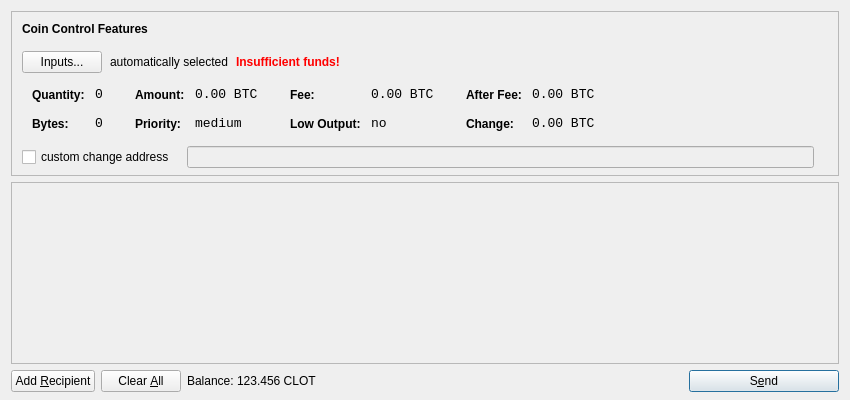
<?xml version="1.0" encoding="UTF-8"?>
<ui version="4.0">
 <class>SendCoinsDialog</class>
 <widget class="QDialog" name="SendCoinsDialog">
  <property name="geometry">
   <rect>
    <x>0</x>
    <y>0</y>
    <width>850</width>
    <height>400</height>
   </rect>
  </property>
  <property name="windowTitle">
   <string>Send Coins</string>
  </property>
  <layout class="QVBoxLayout" name="verticalLayout" stretch="0,1,0">
   <property name="bottomMargin">
    <number>8</number>
   </property>
   <item>
    <widget class="QFrame" name="frameCoinControl">
     <property name="sizePolicy">
      <sizepolicy hsizetype="Expanding" vsizetype="Expanding">
       <horstretch>0</horstretch>
       <verstretch>0</verstretch>
      </sizepolicy>
     </property>
     <property name="maximumSize">
      <size>
       <width>16777215</width>
       <height>16777215</height>
      </size>
     </property>
     <property name="frameShape">
      <enum>QFrame::StyledPanel</enum>
     </property>
     <property name="frameShadow">
      <enum>QFrame::Sunken</enum>
     </property>
     <layout class="QVBoxLayout" name="verticalLayoutCoinControl2">
      <property name="spacing">
       <number>-1</number>
      </property>
      <property name="leftMargin">
       <number>0</number>
      </property>
      <property name="topMargin">
       <number>0</number>
      </property>
      <property name="rightMargin">
       <number>0</number>
      </property>
      <property name="bottomMargin">
       <number>6</number>
      </property>
      <item>
       <layout class="QVBoxLayout" name="verticalLayoutCoinControl" stretch="0,0,0,0,1">
        <property name="spacing">
         <number>0</number>
        </property>
        <property name="leftMargin">
         <number>10</number>
        </property>
        <property name="topMargin">
         <number>10</number>
        </property>
        <item>
         <layout class="QHBoxLayout" name="horizontalLayoutCoinControl1">
          <property name="bottomMargin">
           <number>15</number>
          </property>
          <item>
           <widget class="QLabel" name="labelCoinControlFeatures">
            <property name="sizePolicy">
             <sizepolicy hsizetype="Preferred" vsizetype="Maximum">
              <horstretch>0</horstretch>
              <verstretch>0</verstretch>
             </sizepolicy>
            </property>
            <property name="font">
             <font>
              <weight>75</weight>
              <bold>true</bold>
             </font>
            </property>
            <property name="styleSheet">
             <string notr="true">font-weight:bold;</string>
            </property>
            <property name="text">
             <string>Coin Control Features</string>
            </property>
           </widget>
          </item>
         </layout>
        </item>
        <item>
         <layout class="QHBoxLayout" name="horizontalLayoutCoinControl2" stretch="0,0,0,0">
          <property name="spacing">
           <number>8</number>
          </property>
          <property name="bottomMargin">
           <number>10</number>
          </property>
          <item>
           <widget class="QPushButton" name="pushButtonCoinControl">
            <property name="styleSheet">
             <string notr="true"/>
            </property>
            <property name="text">
             <string>Inputs...</string>
            </property>
           </widget>
          </item>
          <item>
           <widget class="QLabel" name="labelCoinControlAutomaticallySelected">
            <property name="text">
             <string>automatically selected</string>
            </property>
            <property name="margin">
             <number>5</number>
            </property>
           </widget>
          </item>
          <item>
           <widget class="QLabel" name="labelCoinControlInsuffFunds">
            <property name="font">
             <font>
              <weight>75</weight>
              <bold>true</bold>
             </font>
            </property>
            <property name="styleSheet">
             <string notr="true">color:red;font-weight:bold;</string>
            </property>
            <property name="text">
             <string>Insufficient funds!</string>
            </property>
            <property name="margin">
             <number>5</number>
            </property>
           </widget>
          </item>
          <item>
           <spacer name="horizontalSpacerCoinControl">
            <property name="orientation">
             <enum>Qt::Horizontal</enum>
            </property>
            <property name="sizeHint" stdset="0">
             <size>
              <width>40</width>
              <height>1</height>
             </size>
            </property>
           </spacer>
          </item>
         </layout>
        </item>
        <item>
         <widget class="QWidget" name="widgetCoinControl" native="true">
          <property name="sizePolicy">
           <sizepolicy hsizetype="Preferred" vsizetype="Preferred">
            <horstretch>0</horstretch>
            <verstretch>0</verstretch>
           </sizepolicy>
          </property>
          <property name="minimumSize">
           <size>
            <width>0</width>
            <height>0</height>
           </size>
          </property>
          <property name="styleSheet">
           <string notr="true"/>
          </property>
          <layout class="QHBoxLayout" name="horizontalLayoutCoinControl5">
           <property name="margin">
            <number>0</number>
           </property>
           <item>
            <layout class="QHBoxLayout" name="horizontalLayoutCoinControl3" stretch="0,0,0,1">
             <property name="spacing">
              <number>20</number>
             </property>
             <property name="topMargin">
              <number>0</number>
             </property>
             <property name="bottomMargin">
              <number>10</number>
             </property>
             <item>
              <layout class="QFormLayout" name="formLayoutCoinControl1">
               <property name="horizontalSpacing">
                <number>10</number>
               </property>
               <property name="verticalSpacing">
                <number>14</number>
               </property>
               <property name="leftMargin">
                <number>10</number>
               </property>
               <property name="topMargin">
                <number>4</number>
               </property>
               <property name="rightMargin">
                <number>6</number>
               </property>
               <item row="0" column="0">
                <widget class="QLabel" name="labelCoinControlQuantityText">
                 <property name="styleSheet">
                  <string notr="true">font-weight:bold;</string>
                 </property>
                 <property name="text">
                  <string>Quantity:</string>
                 </property>
                 <property name="margin">
                  <number>0</number>
                 </property>
                </widget>
               </item>
               <item row="0" column="1">
                <widget class="QLabel" name="labelCoinControlQuantity">
                 <property name="font">
                  <font>
                   <family>Monospace</family>
                   <pointsize>10</pointsize>
                  </font>
                 </property>
                 <property name="cursor">
                  <cursorShape>IBeamCursor</cursorShape>
                 </property>
                 <property name="contextMenuPolicy">
                  <enum>Qt::ActionsContextMenu</enum>
                 </property>
                 <property name="text">
                  <string notr="true">0</string>
                 </property>
                 <property name="margin">
                  <number>0</number>
                 </property>
                 <property name="textInteractionFlags">
                  <set>Qt::LinksAccessibleByMouse|Qt::TextSelectableByKeyboard|Qt::TextSelectableByMouse</set>
                 </property>
                </widget>
               </item>
               <item row="1" column="0">
                <widget class="QLabel" name="labelCoinControlBytesText">
                 <property name="styleSheet">
                  <string notr="true">font-weight:bold;</string>
                 </property>
                 <property name="text">
                  <string>Bytes:</string>
                 </property>
                </widget>
               </item>
               <item row="1" column="1">
                <widget class="QLabel" name="labelCoinControlBytes">
                 <property name="font">
                  <font>
                   <family>Monospace</family>
                   <pointsize>10</pointsize>
                  </font>
                 </property>
                 <property name="cursor">
                  <cursorShape>IBeamCursor</cursorShape>
                 </property>
                 <property name="contextMenuPolicy">
                  <enum>Qt::ActionsContextMenu</enum>
                 </property>
                 <property name="text">
                  <string notr="true">0</string>
                 </property>
                 <property name="textInteractionFlags">
                  <set>Qt::LinksAccessibleByMouse|Qt::TextSelectableByKeyboard|Qt::TextSelectableByMouse</set>
                 </property>
                </widget>
               </item>
              </layout>
             </item>
             <item>
              <layout class="QFormLayout" name="formLayoutCoinControl2">
               <property name="horizontalSpacing">
                <number>10</number>
               </property>
               <property name="verticalSpacing">
                <number>14</number>
               </property>
               <property name="leftMargin">
                <number>6</number>
               </property>
               <property name="topMargin">
                <number>4</number>
               </property>
               <property name="rightMargin">
                <number>6</number>
               </property>
               <item row="0" column="0">
                <widget class="QLabel" name="labelCoinControlAmountText">
                 <property name="styleSheet">
                  <string notr="true">font-weight:bold;</string>
                 </property>
                 <property name="text">
                  <string>Amount:</string>
                 </property>
                 <property name="margin">
                  <number>0</number>
                 </property>
                </widget>
               </item>
               <item row="0" column="1">
                <widget class="QLabel" name="labelCoinControlAmount">
                 <property name="font">
                  <font>
                   <family>Monospace</family>
                   <pointsize>10</pointsize>
                  </font>
                 </property>
                 <property name="cursor">
                  <cursorShape>IBeamCursor</cursorShape>
                 </property>
                 <property name="contextMenuPolicy">
                  <enum>Qt::ActionsContextMenu</enum>
                 </property>
                 <property name="text">
                  <string notr="true">0.00 BTC</string>
                 </property>
                 <property name="textInteractionFlags">
                  <set>Qt::LinksAccessibleByMouse|Qt::TextSelectableByKeyboard|Qt::TextSelectableByMouse</set>
                 </property>
                </widget>
               </item>
               <item row="1" column="0">
                <widget class="QLabel" name="labelCoinControlPriorityText">
                 <property name="styleSheet">
                  <string notr="true">font-weight:bold;</string>
                 </property>
                 <property name="text">
                  <string>Priority:</string>
                 </property>
                </widget>
               </item>
               <item row="1" column="1">
                <widget class="QLabel" name="labelCoinControlPriority">
                 <property name="font">
                  <font>
                   <family>Monospace</family>
                   <pointsize>10</pointsize>
                  </font>
                 </property>
                 <property name="cursor">
                  <cursorShape>IBeamCursor</cursorShape>
                 </property>
                 <property name="contextMenuPolicy">
                  <enum>Qt::ActionsContextMenu</enum>
                 </property>
                 <property name="text">
                  <string>medium</string>
                 </property>
                 <property name="textInteractionFlags">
                  <set>Qt::LinksAccessibleByMouse|Qt::TextSelectableByKeyboard|Qt::TextSelectableByMouse</set>
                 </property>
                </widget>
               </item>
              </layout>
             </item>
             <item>
              <layout class="QFormLayout" name="formLayoutCoinControl3">
               <property name="horizontalSpacing">
                <number>10</number>
               </property>
               <property name="verticalSpacing">
                <number>14</number>
               </property>
               <property name="leftMargin">
                <number>6</number>
               </property>
               <property name="topMargin">
                <number>4</number>
               </property>
               <property name="rightMargin">
                <number>6</number>
               </property>
               <item row="0" column="0">
                <widget class="QLabel" name="labelCoinControlFeeText">
                 <property name="styleSheet">
                  <string notr="true">font-weight:bold;</string>
                 </property>
                 <property name="text">
                  <string>Fee:</string>
                 </property>
                 <property name="margin">
                  <number>0</number>
                 </property>
                </widget>
               </item>
               <item row="0" column="1">
                <widget class="QLabel" name="labelCoinControlFee">
                 <property name="font">
                  <font>
                   <family>Monospace</family>
                   <pointsize>10</pointsize>
                  </font>
                 </property>
                 <property name="cursor">
                  <cursorShape>IBeamCursor</cursorShape>
                 </property>
                 <property name="contextMenuPolicy">
                  <enum>Qt::ActionsContextMenu</enum>
                 </property>
                 <property name="text">
                  <string notr="true">0.00 BTC</string>
                 </property>
                 <property name="textInteractionFlags">
                  <set>Qt::LinksAccessibleByMouse|Qt::TextSelectableByKeyboard|Qt::TextSelectableByMouse</set>
                 </property>
                </widget>
               </item>
               <item row="1" column="0">
                <widget class="QLabel" name="labelCoinControlLowOutputText">
                 <property name="styleSheet">
                  <string notr="true">font-weight:bold;</string>
                 </property>
                 <property name="text">
                  <string>Low Output:</string>
                 </property>
                </widget>
               </item>
               <item row="1" column="1">
                <widget class="QLabel" name="labelCoinControlLowOutput">
                 <property name="font">
                  <font>
                   <family>Monospace</family>
                   <pointsize>10</pointsize>
                  </font>
                 </property>
                 <property name="cursor">
                  <cursorShape>IBeamCursor</cursorShape>
                 </property>
                 <property name="contextMenuPolicy">
                  <enum>Qt::ActionsContextMenu</enum>
                 </property>
                 <property name="text">
                  <string>no</string>
                 </property>
                 <property name="textInteractionFlags">
                  <set>Qt::LinksAccessibleByMouse|Qt::TextSelectableByKeyboard|Qt::TextSelectableByMouse</set>
                 </property>
                </widget>
               </item>
              </layout>
             </item>
             <item>
              <layout class="QFormLayout" name="formLayoutCoinControl4">
               <property name="horizontalSpacing">
                <number>10</number>
               </property>
               <property name="verticalSpacing">
                <number>14</number>
               </property>
               <property name="leftMargin">
                <number>6</number>
               </property>
               <property name="topMargin">
                <number>4</number>
               </property>
               <property name="rightMargin">
                <number>6</number>
               </property>
               <item row="0" column="0">
                <widget class="QLabel" name="labelCoinControlAfterFeeText">
                 <property name="styleSheet">
                  <string notr="true">font-weight:bold;</string>
                 </property>
                 <property name="text">
                  <string>After Fee:</string>
                 </property>
                 <property name="margin">
                  <number>0</number>
                 </property>
                </widget>
               </item>
               <item row="0" column="1">
                <widget class="QLabel" name="labelCoinControlAfterFee">
                 <property name="font">
                  <font>
                   <family>Monospace</family>
                   <pointsize>10</pointsize>
                  </font>
                 </property>
                 <property name="cursor">
                  <cursorShape>IBeamCursor</cursorShape>
                 </property>
                 <property name="contextMenuPolicy">
                  <enum>Qt::ActionsContextMenu</enum>
                 </property>
                 <property name="text">
                  <string notr="true">0.00 BTC</string>
                 </property>
                 <property name="textInteractionFlags">
                  <set>Qt::LinksAccessibleByMouse|Qt::TextSelectableByKeyboard|Qt::TextSelectableByMouse</set>
                 </property>
                </widget>
               </item>
               <item row="1" column="0">
                <widget class="QLabel" name="labelCoinControlChangeText">
                 <property name="styleSheet">
                  <string notr="true">font-weight:bold;</string>
                 </property>
                 <property name="text">
                  <string>Change:</string>
                 </property>
                </widget>
               </item>
               <item row="1" column="1">
                <widget class="QLabel" name="labelCoinControlChange">
                 <property name="font">
                  <font>
                   <family>Monospace</family>
                   <pointsize>10</pointsize>
                  </font>
                 </property>
                 <property name="cursor">
                  <cursorShape>IBeamCursor</cursorShape>
                 </property>
                 <property name="contextMenuPolicy">
                  <enum>Qt::ActionsContextMenu</enum>
                 </property>
                 <property name="text">
                  <string notr="true">0.00 BTC</string>
                 </property>
                 <property name="textInteractionFlags">
                  <set>Qt::LinksAccessibleByMouse|Qt::TextSelectableByKeyboard|Qt::TextSelectableByMouse</set>
                 </property>
                </widget>
               </item>
              </layout>
             </item>
            </layout>
           </item>
          </layout>
         </widget>
        </item>
        <item>
         <layout class="QHBoxLayout" name="horizontalLayoutCoinControl4" stretch="0,0,0">
          <property name="spacing">
           <number>12</number>
          </property>
          <property name="sizeConstraint">
           <enum>QLayout::SetDefaultConstraint</enum>
          </property>
          <property name="topMargin">
           <number>5</number>
          </property>
          <property name="rightMargin">
           <number>5</number>
          </property>
          <item>
           <widget class="QCheckBox" name="checkBoxCoinControlChange">
            <property name="text">
             <string>custom change address</string>
            </property>
           </widget>
          </item>
          <item>
           <widget class="QLineEdit" name="lineEditCoinControlChange">
            <property name="enabled">
             <bool>false</bool>
            </property>
            <property name="sizePolicy">
             <sizepolicy hsizetype="Expanding" vsizetype="Fixed">
              <horstretch>0</horstretch>
              <verstretch>0</verstretch>
             </sizepolicy>
            </property>
           </widget>
          </item>
          <item>
           <widget class="QLabel" name="labelCoinControlChangeLabel">
            <property name="sizePolicy">
             <sizepolicy hsizetype="Preferred" vsizetype="Expanding">
              <horstretch>0</horstretch>
              <verstretch>0</verstretch>
             </sizepolicy>
            </property>
            <property name="minimumSize">
             <size>
              <width>0</width>
              <height>0</height>
             </size>
            </property>
            <property name="text">
             <string/>
            </property>
            <property name="margin">
             <number>3</number>
            </property>
           </widget>
          </item>
         </layout>
        </item>
        <item>
         <spacer name="verticalSpacerCoinControl">
          <property name="orientation">
           <enum>Qt::Vertical</enum>
          </property>
          <property name="sizeHint" stdset="0">
           <size>
            <width>800</width>
            <height>1</height>
           </size>
          </property>
         </spacer>
        </item>
       </layout>
      </item>
     </layout>
    </widget>
   </item>
   <item>
    <widget class="QScrollArea" name="scrollArea">
     <property name="widgetResizable">
      <bool>true</bool>
     </property>
     <widget class="QWidget" name="scrollAreaWidgetContents">
      <property name="geometry">
       <rect>
        <x>0</x>
        <y>0</y>
        <width>830</width>
        <height>165</height>
       </rect>
      </property>
      <layout class="QVBoxLayout" name="verticalLayout_2">
       <property name="margin">
        <number>0</number>
       </property>
       <item>
        <layout class="QVBoxLayout" name="entries">
         <property name="spacing">
          <number>6</number>
         </property>
        </layout>
       </item>
       <item>
        <spacer name="verticalSpacer">
         <property name="orientation">
          <enum>Qt::Vertical</enum>
         </property>
         <property name="sizeHint" stdset="0">
          <size>
           <width>20</width>
           <height>40</height>
          </size>
         </property>
        </spacer>
       </item>
      </layout>
     </widget>
    </widget>
   </item>
   <item>
    <layout class="QHBoxLayout" name="horizontalLayout">
     <item>
      <widget class="QPushButton" name="addButton">
       <property name="toolTip">
        <string>Send to multiple recipients at once</string>
       </property>
       <property name="text">
        <string>Add &amp;Recipient</string>
       </property>
       <property name="icon">
        <iconset resource="../bitcoin.qrc">
         <normaloff>:/icons/add</normaloff>:/icons/add</iconset>
       </property>
       <property name="autoDefault">
        <bool>false</bool>
       </property>
      </widget>
     </item>
     <item>
      <widget class="QPushButton" name="clearButton">
       <property name="sizePolicy">
        <sizepolicy hsizetype="Minimum" vsizetype="Fixed">
         <horstretch>0</horstretch>
         <verstretch>0</verstretch>
        </sizepolicy>
       </property>
       <property name="toolTip">
        <string>Remove all transaction fields</string>
       </property>
       <property name="text">
        <string>Clear &amp;All</string>
       </property>
       <property name="icon">
        <iconset resource="../bitcoin.qrc">
         <normaloff>:/icons/remove</normaloff>:/icons/remove</iconset>
       </property>
       <property name="autoRepeatDelay">
        <number>300</number>
       </property>
       <property name="autoDefault">
        <bool>false</bool>
       </property>
      </widget>
     </item>
     <item>
      <layout class="QHBoxLayout" name="horizontalLayout_2">
       <property name="spacing">
        <number>3</number>
       </property>
       <item>
        <widget class="QLabel" name="label">
         <property name="text">
          <string>Balance:</string>
         </property>
        </widget>
       </item>
       <item>
        <widget class="QLabel" name="labelBalance">
         <property name="cursor">
          <cursorShape>IBeamCursor</cursorShape>
         </property>
         <property name="text">
          <string>123.456 CLOT</string>
         </property>
         <property name="textInteractionFlags">
          <set>Qt::LinksAccessibleByMouse|Qt::TextSelectableByKeyboard|Qt::TextSelectableByMouse</set>
         </property>
        </widget>
       </item>
      </layout>
     </item>
     <item>
      <spacer name="horizontalSpacer">
       <property name="orientation">
        <enum>Qt::Horizontal</enum>
       </property>
       <property name="sizeHint" stdset="0">
        <size>
         <width>40</width>
         <height>20</height>
        </size>
       </property>
      </spacer>
     </item>
     <item>
      <widget class="QPushButton" name="sendButton">
       <property name="minimumSize">
        <size>
         <width>150</width>
         <height>0</height>
        </size>
       </property>
       <property name="toolTip">
        <string>Confirm the send action</string>
       </property>
       <property name="text">
        <string>S&amp;end</string>
       </property>
       <property name="icon">
        <iconset resource="../bitcoin.qrc">
         <normaloff>:/icons/send</normaloff>:/icons/send</iconset>
       </property>
       <property name="default">
        <bool>true</bool>
       </property>
      </widget>
     </item>
    </layout>
   </item>
  </layout>
 </widget>
 <resources>
  <include location="../bitcoin.qrc"/>
 </resources>
 <connections/>
</ui>
